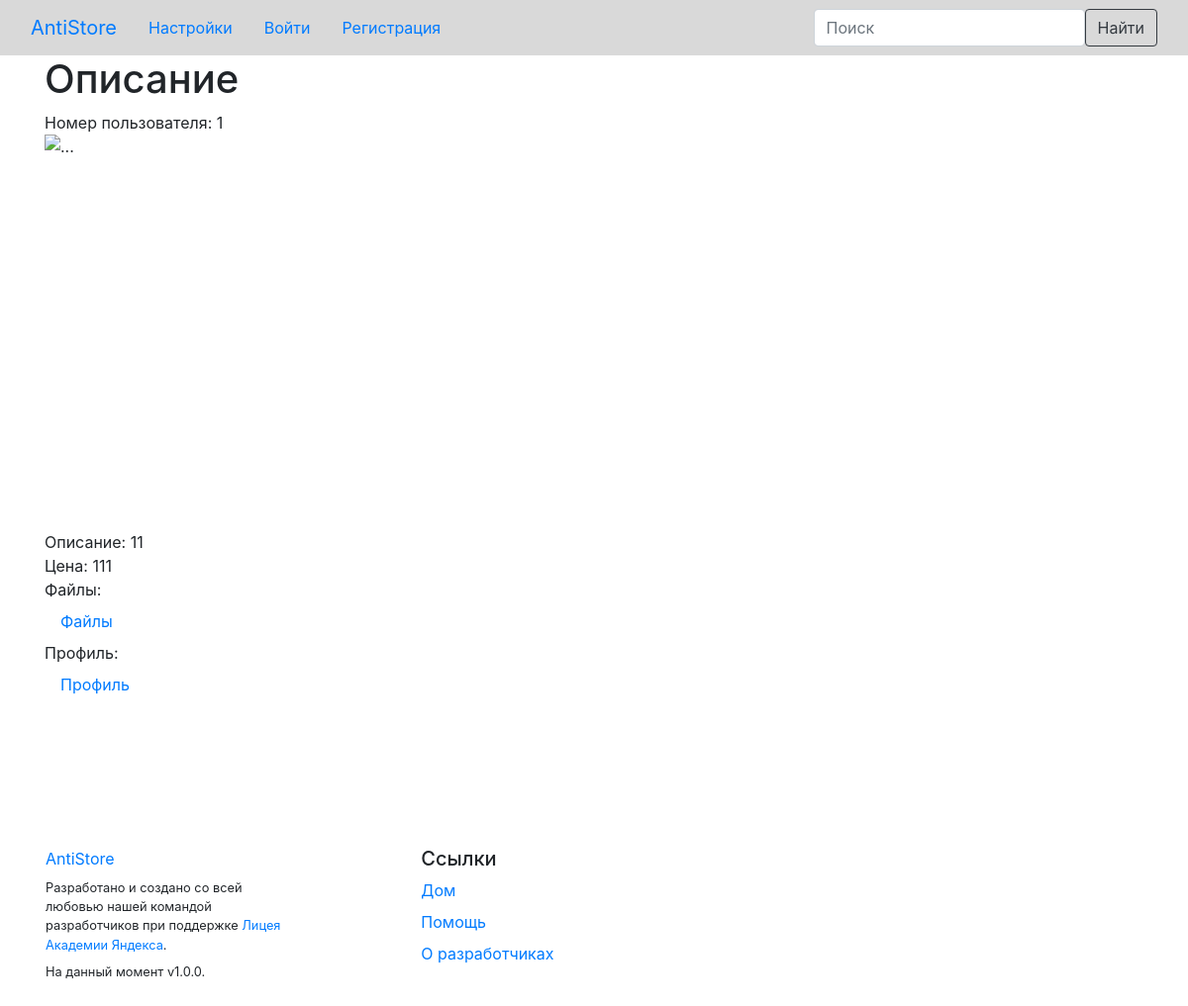
The app's page /advert/1 with its own data.
### data/adverts.py (models this page shows)
class Advert(SqlAlchemyBase, SerializerMixin):
    __tablename__ = 'adverts'
    id = sqlalchemy.Column(sqlalchemy.Integer, primary_key=True)
    name = sqlalchemy.Column(sqlalchemy.String, nullable=True)
    id_person = sqlalchemy.Column(sqlalchemy.Integer, sqlalchemy.ForeignKey("users.id"))
    description = sqlalchemy.Column(sqlalchemy.String)
    price = sqlalchemy.Column(sqlalchemy.String, default='Договорная')
    data = sqlalchemy.Column(sqlalchemy.DateTime, default=datetime.datetime.now)
    for_search = sqlalchemy.Column(sqlalchemy.String)
    img_id = sqlalchemy.Column(sqlalchemy.Integer, default=-1)
    user = orm.relationship('User')

### server.py (the view)
@app.route('/advert/<id>', methods=['GET'])
def advert_descr(id):
    db_sess = db_session.create_session()
    adv = db_sess.query(Advert).filter(Advert.id == int(id))
    return render_template('descriptionAdvertT.html', title='Объявление', advert=adv[0], user=current_user)

### data/db_session.py (called while the page is built)
def create_session() -> Session:
    global __factory
    return __factory()

### templates/descriptionAdvertT.html
{% extends "base.html" %}
{% block content %}
<h1>Описание</h1>
<div>
    <p>Номер пользователя: {{advert.id_person}}<br>
    {% if advert.img_id != -1 %}
        <img src="/file/{{advert.img_id}}" class="d-block" alt="..." width="400" height="400">
    {% endif %}
        Описание: {{advert.description}}
        <br>
        Цена: {{advert.price}}<br>
        Файлы:
        {% if advert.id_files != 'Нет' %}
        <a class="nav-link" href="/files/{{advert.id}}">Файлы</a>
        {% else %}
        Нет.
        {% endif %}
        Профиль: <a class="nav-link" href="/profile/vp/{{advert.id_person}}">Профиль</a>
    </p>
</div>
{% endblock %}

### templates/base.html (style rules this page uses)
html, body { background-image: url("https://bogatyr.club/uploads/posts/2023-02/1677448103_bogatyr-club-p-svetlo-serii-tsvet-fon-pinterest-46.jpg"); }

### records on screen
Advert: id_person "1", description "11", price "111"
